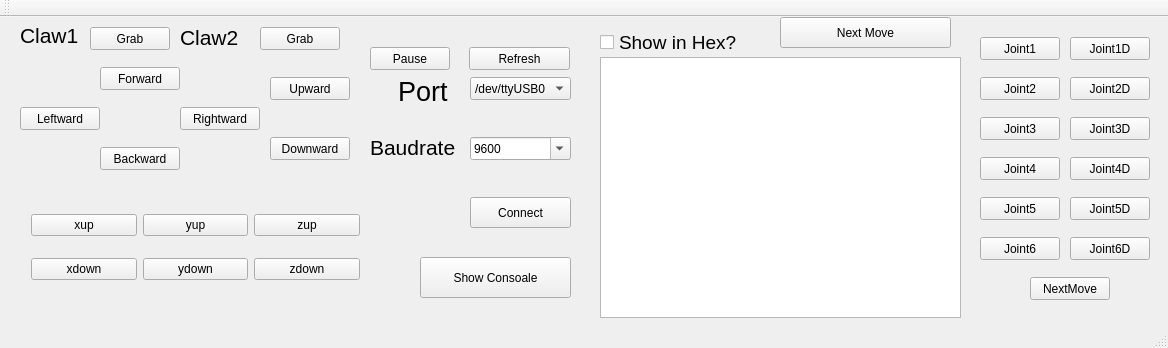
<?xml version="1.0" encoding="UTF-8"?>
<ui version="4.0">
 <class>MainWindow</class>
 <widget class="QMainWindow" name="MainWindow">
  <property name="geometry">
   <rect>
    <x>0</x>
    <y>0</y>
    <width>1168</width>
    <height>348</height>
   </rect>
  </property>
  <property name="windowTitle">
   <string>MainWindow</string>
  </property>
  <widget class="QWidget" name="centralWidget">
   <widget class="QPushButton" name="Forward">
    <property name="geometry">
     <rect>
      <x>100</x>
      <y>50</y>
      <width>80</width>
      <height>23</height>
     </rect>
    </property>
    <property name="text">
     <string>Forward</string>
    </property>
   </widget>
   <widget class="QPushButton" name="Backward">
    <property name="geometry">
     <rect>
      <x>100</x>
      <y>130</y>
      <width>80</width>
      <height>23</height>
     </rect>
    </property>
    <property name="text">
     <string>Backward</string>
    </property>
   </widget>
   <widget class="QPushButton" name="Leftward">
    <property name="geometry">
     <rect>
      <x>20</x>
      <y>90</y>
      <width>80</width>
      <height>23</height>
     </rect>
    </property>
    <property name="text">
     <string>Leftward</string>
    </property>
   </widget>
   <widget class="QPushButton" name="Rightward">
    <property name="geometry">
     <rect>
      <x>180</x>
      <y>90</y>
      <width>80</width>
      <height>23</height>
     </rect>
    </property>
    <property name="text">
     <string>Rightward</string>
    </property>
   </widget>
   <widget class="QPushButton" name="Upward">
    <property name="geometry">
     <rect>
      <x>270</x>
      <y>60</y>
      <width>80</width>
      <height>23</height>
     </rect>
    </property>
    <property name="text">
     <string>Upward</string>
    </property>
   </widget>
   <widget class="QPushButton" name="Downward">
    <property name="geometry">
     <rect>
      <x>270</x>
      <y>120</y>
      <width>80</width>
      <height>23</height>
     </rect>
    </property>
    <property name="text">
     <string>Downward</string>
    </property>
   </widget>
   <widget class="QWidget" name="gridLayoutWidget">
    <property name="geometry">
     <rect>
      <x>20</x>
      <y>170</y>
      <width>351</width>
      <height>121</height>
     </rect>
    </property>
    <layout class="QGridLayout" name="gridLayout">
     <item row="2" column="0">
      <widget class="QPushButton" name="xdown">
       <property name="text">
        <string>xdown</string>
       </property>
      </widget>
     </item>
     <item row="1" column="0">
      <widget class="QPushButton" name="xup">
       <property name="text">
        <string>xup</string>
       </property>
      </widget>
     </item>
     <item row="1" column="1">
      <widget class="QPushButton" name="yup">
       <property name="text">
        <string>yup</string>
       </property>
      </widget>
     </item>
     <item row="2" column="1">
      <widget class="QPushButton" name="ydown">
       <property name="text">
        <string>ydown</string>
       </property>
      </widget>
     </item>
     <item row="1" column="2">
      <widget class="QPushButton" name="zup">
       <property name="text">
        <string>zup</string>
       </property>
      </widget>
     </item>
     <item row="2" column="2">
      <widget class="QPushButton" name="zdown">
       <property name="text">
        <string>zdown</string>
       </property>
      </widget>
     </item>
    </layout>
   </widget>
   <widget class="QComboBox" name="Port">
    <property name="geometry">
     <rect>
      <x>470</x>
      <y>60</y>
      <width>101</width>
      <height>23</height>
     </rect>
    </property>
    <item>
     <property name="text">
      <string>/dev/ttyUSB0</string>
     </property>
    </item>
    <item>
     <property name="text">
      <string>/dev/ttyACM0</string>
     </property>
    </item>
   </widget>
   <widget class="QComboBox" name="Baudrate">
    <property name="geometry">
     <rect>
      <x>470</x>
      <y>120</y>
      <width>101</width>
      <height>23</height>
     </rect>
    </property>
    <property name="editable">
     <bool>true</bool>
    </property>
    <property name="currentText">
     <string>9600</string>
    </property>
    <item>
     <property name="text">
      <string>9600</string>
     </property>
    </item>
    <item>
     <property name="text">
      <string>115200</string>
     </property>
    </item>
   </widget>
   <widget class="QLabel" name="label">
    <property name="geometry">
     <rect>
      <x>398</x>
      <y>64</y>
      <width>61</width>
      <height>21</height>
     </rect>
    </property>
    <property name="font">
     <font>
      <pointsize>20</pointsize>
     </font>
    </property>
    <property name="text">
     <string>Port</string>
    </property>
   </widget>
   <widget class="QLabel" name="label_2">
    <property name="geometry">
     <rect>
      <x>370</x>
      <y>120</y>
      <width>121</width>
      <height>21</height>
     </rect>
    </property>
    <property name="font">
     <font>
      <pointsize>16</pointsize>
     </font>
    </property>
    <property name="text">
     <string>Baudrate</string>
    </property>
   </widget>
   <widget class="QPushButton" name="Connect">
    <property name="geometry">
     <rect>
      <x>470</x>
      <y>180</y>
      <width>101</width>
      <height>31</height>
     </rect>
    </property>
    <property name="text">
     <string>Connect</string>
    </property>
   </widget>
   <widget class="QPushButton" name="pushButton">
    <property name="geometry">
     <rect>
      <x>420</x>
      <y>240</y>
      <width>151</width>
      <height>41</height>
     </rect>
    </property>
    <property name="text">
     <string>Show Consoale</string>
    </property>
   </widget>
   <widget class="QPushButton" name="pushButton_2">
    <property name="geometry">
     <rect>
      <x>469</x>
      <y>30</y>
      <width>101</width>
      <height>23</height>
     </rect>
    </property>
    <property name="text">
     <string>Refresh</string>
    </property>
   </widget>
   <widget class="QTextBrowser" name="TextShower">
    <property name="geometry">
     <rect>
      <x>600</x>
      <y>40</y>
      <width>361</width>
      <height>261</height>
     </rect>
    </property>
   </widget>
   <widget class="QCheckBox" name="ShowInHex">
    <property name="geometry">
     <rect>
      <x>600</x>
      <y>10</y>
      <width>161</width>
      <height>31</height>
     </rect>
    </property>
    <property name="font">
     <font>
      <pointsize>14</pointsize>
     </font>
    </property>
    <property name="text">
     <string>Show in Hex?</string>
    </property>
   </widget>
   <widget class="QPushButton" name="Pause">
    <property name="geometry">
     <rect>
      <x>370</x>
      <y>30</y>
      <width>80</width>
      <height>23</height>
     </rect>
    </property>
    <property name="text">
     <string>Pause</string>
    </property>
   </widget>
   <widget class="QPushButton" name="claw1">
    <property name="geometry">
     <rect>
      <x>90</x>
      <y>10</y>
      <width>80</width>
      <height>23</height>
     </rect>
    </property>
    <property name="text">
     <string>Grab</string>
    </property>
   </widget>
   <widget class="QPushButton" name="claw2">
    <property name="geometry">
     <rect>
      <x>260</x>
      <y>10</y>
      <width>80</width>
      <height>23</height>
     </rect>
    </property>
    <property name="text">
     <string>Grab</string>
    </property>
   </widget>
   <widget class="QLabel" name="label_3">
    <property name="geometry">
     <rect>
      <x>20</x>
      <y>10</y>
      <width>71</width>
      <height>16</height>
     </rect>
    </property>
    <property name="font">
     <font>
      <pointsize>16</pointsize>
     </font>
    </property>
    <property name="text">
     <string>Claw1</string>
    </property>
   </widget>
   <widget class="QLabel" name="label_4">
    <property name="geometry">
     <rect>
      <x>180</x>
      <y>10</y>
      <width>71</width>
      <height>21</height>
     </rect>
    </property>
    <property name="font">
     <font>
      <pointsize>16</pointsize>
     </font>
    </property>
    <property name="text">
     <string>Claw2</string>
    </property>
   </widget>
   <widget class="QPushButton" name="pushButton_3">
    <property name="geometry">
     <rect>
      <x>780</x>
      <y>0</y>
      <width>171</width>
      <height>31</height>
     </rect>
    </property>
    <property name="text">
     <string>Next Move</string>
    </property>
   </widget>
   <widget class="QPushButton" name="Joint1Add">
    <property name="geometry">
     <rect>
      <x>980</x>
      <y>20</y>
      <width>80</width>
      <height>23</height>
     </rect>
    </property>
    <property name="text">
     <string>Joint1</string>
    </property>
   </widget>
   <widget class="QPushButton" name="Joint2Add">
    <property name="geometry">
     <rect>
      <x>980</x>
      <y>60</y>
      <width>80</width>
      <height>23</height>
     </rect>
    </property>
    <property name="text">
     <string>Joint2</string>
    </property>
   </widget>
   <widget class="QPushButton" name="Joint3Add">
    <property name="geometry">
     <rect>
      <x>980</x>
      <y>100</y>
      <width>80</width>
      <height>23</height>
     </rect>
    </property>
    <property name="text">
     <string>Joint3</string>
    </property>
   </widget>
   <widget class="QPushButton" name="Joint4Add">
    <property name="geometry">
     <rect>
      <x>980</x>
      <y>140</y>
      <width>80</width>
      <height>23</height>
     </rect>
    </property>
    <property name="text">
     <string>Joint4</string>
    </property>
   </widget>
   <widget class="QPushButton" name="Joint5Add">
    <property name="geometry">
     <rect>
      <x>980</x>
      <y>180</y>
      <width>80</width>
      <height>23</height>
     </rect>
    </property>
    <property name="text">
     <string>Joint5</string>
    </property>
   </widget>
   <widget class="QPushButton" name="Joint6Add">
    <property name="geometry">
     <rect>
      <x>980</x>
      <y>220</y>
      <width>80</width>
      <height>23</height>
     </rect>
    </property>
    <property name="text">
     <string>Joint6</string>
    </property>
   </widget>
   <widget class="QPushButton" name="Joint1D">
    <property name="geometry">
     <rect>
      <x>1070</x>
      <y>20</y>
      <width>80</width>
      <height>23</height>
     </rect>
    </property>
    <property name="text">
     <string>Joint1D</string>
    </property>
   </widget>
   <widget class="QPushButton" name="Joint3D">
    <property name="geometry">
     <rect>
      <x>1070</x>
      <y>100</y>
      <width>80</width>
      <height>23</height>
     </rect>
    </property>
    <property name="text">
     <string>Joint3D</string>
    </property>
   </widget>
   <widget class="QPushButton" name="Joint2D">
    <property name="geometry">
     <rect>
      <x>1070</x>
      <y>60</y>
      <width>80</width>
      <height>23</height>
     </rect>
    </property>
    <property name="text">
     <string>Joint2D</string>
    </property>
   </widget>
   <widget class="QPushButton" name="Joint6D">
    <property name="geometry">
     <rect>
      <x>1070</x>
      <y>220</y>
      <width>80</width>
      <height>23</height>
     </rect>
    </property>
    <property name="text">
     <string>Joint6D</string>
    </property>
   </widget>
   <widget class="QPushButton" name="Joint4D">
    <property name="geometry">
     <rect>
      <x>1070</x>
      <y>140</y>
      <width>80</width>
      <height>23</height>
     </rect>
    </property>
    <property name="text">
     <string>Joint4D</string>
    </property>
   </widget>
   <widget class="QPushButton" name="Joint5D">
    <property name="geometry">
     <rect>
      <x>1070</x>
      <y>180</y>
      <width>80</width>
      <height>23</height>
     </rect>
    </property>
    <property name="text">
     <string>Joint5D</string>
    </property>
   </widget>
   <widget class="QPushButton" name="NextMove">
    <property name="geometry">
     <rect>
      <x>1030</x>
      <y>260</y>
      <width>80</width>
      <height>23</height>
     </rect>
    </property>
    <property name="text">
     <string>NextMove</string>
    </property>
   </widget>
  </widget>
  <widget class="QMenuBar" name="menuBar">
   <property name="geometry">
    <rect>
     <x>0</x>
     <y>0</y>
     <width>1168</width>
     <height>20</height>
    </rect>
   </property>
  </widget>
  <widget class="QToolBar" name="mainToolBar">
   <attribute name="toolBarArea">
    <enum>TopToolBarArea</enum>
   </attribute>
   <attribute name="toolBarBreak">
    <bool>false</bool>
   </attribute>
  </widget>
  <widget class="QStatusBar" name="statusBar"/>
 </widget>
 <layoutdefault spacing="6" margin="11"/>
 <resources/>
 <connections/>
</ui>
